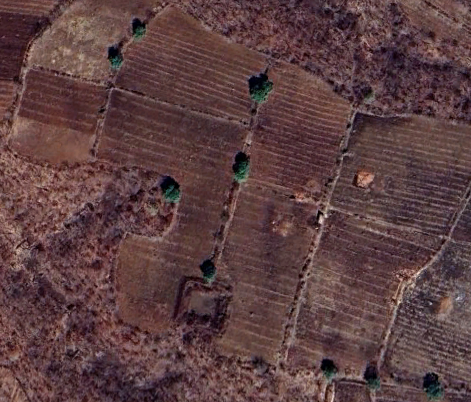
#> input picture image1.png, 471 x 402 px
$ python 'Detection_and _Count.py'
#> lines starting #> are read from the running program, lines starting #| are printed output that depends on the picture; after the words box and inside, x2 and y2 are one past the last pixel; in counts of white or black regions, pixels touching at a corner belong together
import cv2
import numpy as np
import matplotlib.pyplot as plt

# Load the image
image_path = 'image1.png'  # Path to the input image
image = cv2.imread(image_path)
#> image is the input picture: shape (402, 471, 3); mean B, G, R 65.8, 64.4, 92.8
original = image.copy()
hsv = cv2.cvtColor(image, cv2.COLOR_BGR2HSV)
#> hsv: shape (402, 471, 3); mean H, S, V 100.3, 88.3, 93

# Define green color range for tree detection
lower_green = np.array([30, 30, 30])  # Lower HSV range
upper_green = np.array([90, 255, 255])  # Upper HSV range

# Create a mask for green regions
mask = cv2.inRange(hsv, lower_green, upper_green)
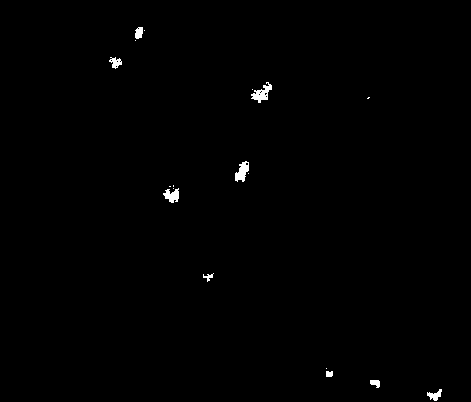
#> mask: shape (402, 471); 0.5% white; 18 white regions (9 under 20 px), largest, box (x1, y1, x2, y2) and area: (251, 82, 272, 103) 200, (235, 161, 249, 182) 179, (163, 188, 179, 203) 150

# Apply Gaussian blur to reduce noise (smaller blur for finer details)
mask = cv2.GaussianBlur(mask, (5, 5), 0)

# Morphological operations to merge fragmented regions
kernel = np.ones((5, 5), np.uint8)  # Smaller kernel size to ensure no merging
mask = cv2.morphologyEx(mask, cv2.MORPH_CLOSE, kernel, iterations=1)

# Distance Transform to prepare for segmentation
dist_transform = cv2.distanceTransform(mask, cv2.DIST_L2, 5)
_, dist_transform_binary = cv2.threshold(dist_transform, 0.05 * dist_transform.max(), 255, cv2.THRESH_BINARY)
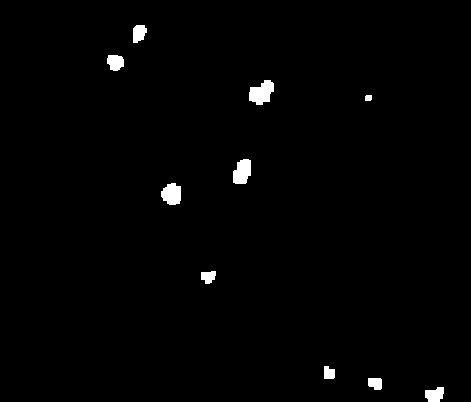
#> dist_transform_binary: shape (402, 471) float32; 1.2% white; 10 white regions, largest, box (x1, y1, x2, y2) and area: (249, 80, 274, 105) 425, (233, 159, 251, 184) 359, (161, 183, 181, 205) 346
dist_transform_binary = dist_transform_binary.astype(np.uint8)
#> dist_transform_binary: shape (402, 471); 1.2% white; 10 white regions

# Use a small kernel to detect small dots (break larger spots into small dots)
dot_kernel = np.ones((5, 5), np.uint8)
dist_transform_binary = cv2.morphologyEx(dist_transform_binary, cv2.MORPH_CLOSE, dot_kernel)

# Find contours (the individual dots)
contours, _ = cv2.findContours(dist_transform_binary, cv2.RETR_EXTERNAL, cv2.CHAIN_APPROX_SIMPLE)
#> contours = 10 contours; largest, box (x1, y1, x2, y2) and area: (249, 80, 274, 105) 381, (233, 159, 251, 184) 322, (161, 183, 181, 205) 310, (425, 387, 444, 402) 192, (107, 55, 124, 71) 192

# Count individual dots and draw small circles for visualization
num_dots = 0
for contour in contours:
    if cv2.contourArea(contour) > 5:  # Ignore very small contours (noise)
        num_dots += 1
        # Draw a small circle at each detected dot's centroid
        (x, y), radius = cv2.minEnclosingCircle(contour)
        center = (int(x), int(y))
        radius = int(radius)

        # Draw a small circle (dot) at each centroid
        cv2.circle(original, center, 2, (0, 255, 0), -1)  # Small green dot with radius 2
#> this loop made 10 passes
#> (x, y, radius, center) on passes 1, 2, 3, 4, 6, 7, 8, 9, 10: (434.5, 393, 10, (434, 392)), (374.5, 383, 8, (374, 383)), (328.5, 372, 7, (328, 372)), (208.3, 275.6, 8, (208, 275)), (241.5, 171, 13, (241, 171)), (368, 97.5, 3, (368, 97)), (261, 91.5, 14, (261, 91)), (115, 61.14, 9, (115, 61)), (138.5, 33.5, 10, (138, 33))
#> (x, y, radius) on pass 5: (172, 194, 11)
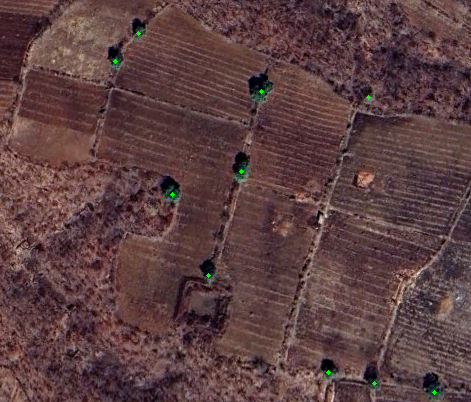
#> original: shape (402, 471, 3); 0.07% of pixels changed, all inside (x1, y1, x2, y2) = (113, 31, 437, 395)
#> after the loop, num_dots = 10

# Save the processed image with dots
output_with_dots = "/mnt/data/original_with_dots.jpg"
cv2.imwrite(output_with_dots, original)

# Display the result
plt.figure(figsize=(8, 6))
plt.imshow(cv2.cvtColor(original, cv2.COLOR_BGR2RGB))
plt.title(f'Detected Trees: {num_dots}')
plt.axis('off')
plt.show()

# Output the number of detected dots
print(f"Number of detected dots: {num_dots}")
#| Number of detected dots: 10

$ run again, with image10.png copied over image1.png
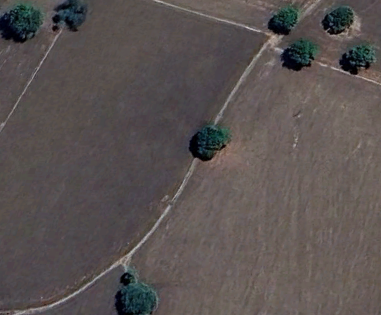
#> input picture image10.png, 381 x 315 px
#> image is the input picture: shape (315, 381, 3); mean B, G, R 81.4, 82.6, 89.7
#> hsv: shape (315, 381, 3); mean H, S, V 63.9, 36.3, 91.1
#> `mask = cv2.inRange(hsv, lower_green, upper_green)`:
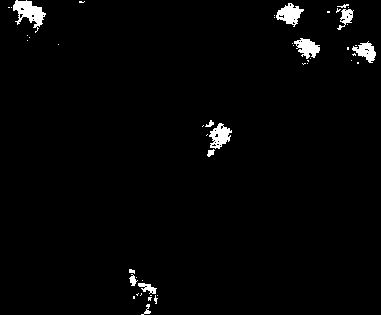
#> mask: shape (315, 381); 2% white; 48 white regions (35 under 20 px), largest, box (x1, y1, x2, y2) and area: (13, 0, 46, 33) 504, (276, 3, 304, 27) 359, (209, 123, 232, 149) 340
#> `_, dist_transform_binary = cv2.threshold(dist_transform, 0.05 * dist_t..`:
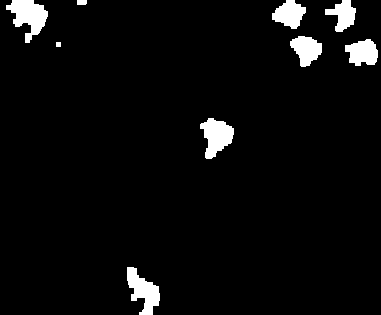
#> dist_transform_binary: shape (315, 381) float32; 4.3% white; 9 white regions, largest, box (x1, y1, x2, y2) and area: (6, 0, 48, 43) 964, (200, 118, 234, 159) 853, (127, 267, 160, 315) 852
#> contours = 9 contours, 1 with area under 20; largest, box (x1, y1, x2, y2) and area: (6, 0, 48, 43) 880, (200, 118, 234, 159) 789, (127, 267, 160, 315) 770, (345, 39, 378, 66) 594, (290, 36, 322, 67) 592, (272, 0, 306, 29) 579, (325, 0, 356, 32) 494, (77, 0, 87, 5) 36
#> the loop `for contour in contours:` made 9 passes
#> (x, y, radius, center) on passes 1, 2, 4, 5, 6, 7, 8, 9: (139.5, 290.5, 26, (139, 290)), (214.4, 138.4, 21, (214, 138)), (360.5, 53, 17, (360, 53)), (305, 49.31, 17, (305, 49)), (341.2, 14.67, 17, (341, 14)), (288.5, 13, 17, (288, 13)), (81.5, 2, 4, (81, 2)), (24.91, 18.9, 23, (24, 18))
#> after the loop `for contour in contours:`: num_dots = 9
#| Number of detected dots: 9

$ run again, with image12.png copied over image1.png
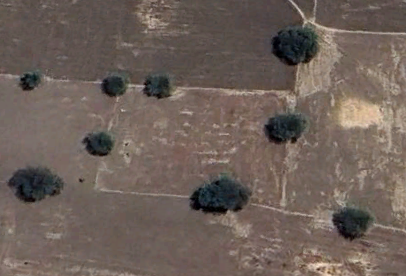
#> input picture image12.png, 406 x 276 px
#> image is the input picture: shape (276, 406, 3); mean B, G, R 88.9, 96.2, 109.5
#> hsv: shape (276, 406, 3); mean H, S, V 18.6, 50.6, 110.1
#> `mask = cv2.inRange(hsv, lower_green, upper_green)`:
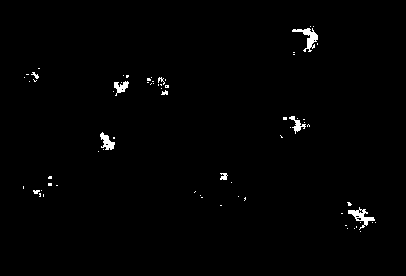
#> mask: shape (276, 406); 0.98% white; 69 white regions (59 under 20 px), largest, box (x1, y1, x2, y2) and area: (292, 28, 318, 52) 223, (348, 207, 375, 230) 201, (100, 132, 115, 150) 141
#> contours = 14 contours; largest, box (x1, y1, x2, y2) and area: (339, 200, 378, 234) 638, (290, 24, 320, 57) 511, (281, 114, 312, 136) 366, (145, 75, 171, 97) 345, (96, 130, 117, 154) 328
#> the loop `for contour in contours:` made 14 passes
#> (contour, x, y, radius, center) on pass 1: ([[218, 203], [218, 207], [223, 207], [223, 203]], 220.5, 205, 3, (220, 205))
#> after the loop `for contour in contours:`:
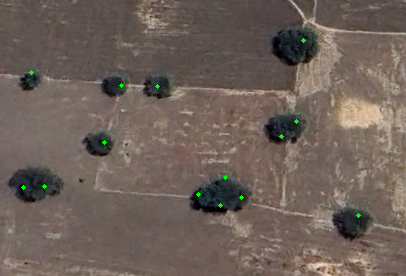
#> original: shape (276, 406, 3); 0.16% of pixels changed, all inside (x1, y1, x2, y2) = (21, 38, 361, 218)
#> after the loop `for contour in contours:`: num_dots = 14
#| Number of detected dots: 14
